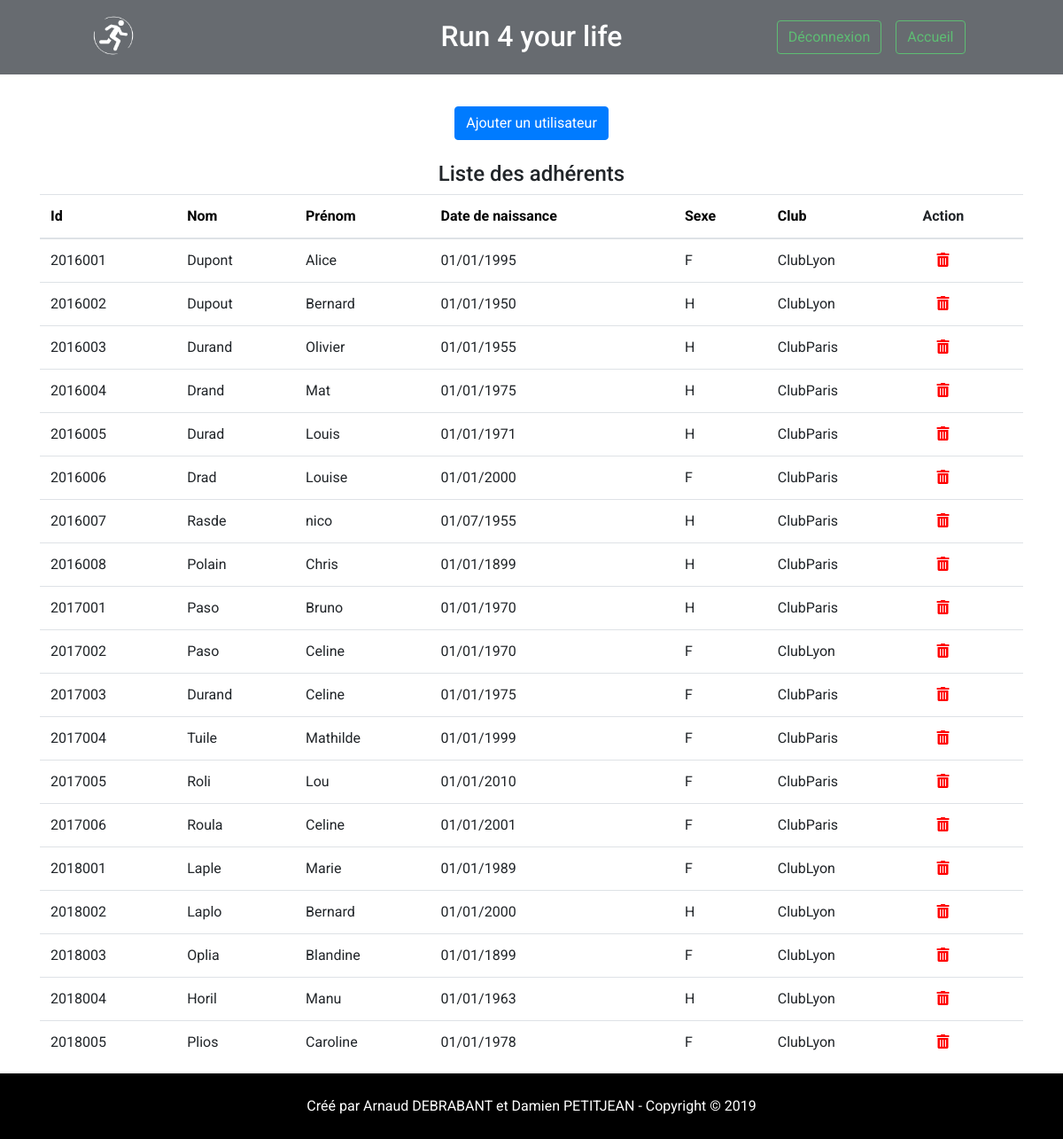
The page /adherents.php (signed in) on the database its author committed.
### tables this page shows
CREATE TABLE adherent(
    id_adherent    Int NOT NULL,
    nom            Varchar (50) NOT NULL,
    prenom         Varchar (50) NOT NULL,
    date_naissance Date,
    sexe           Varchar (20) NOT NULL,
    adresse        Varchar (200),
    date_certif_club    Date,
    club           Varchar (200),
	PRIMARY KEY (id_adherent)
);

### adherents.php (the view, shortened to what this page needs)
<?php
    include "includes/header.php";
    if(mysqli_connect_errno())
        printf("Échec de la connexion : %s", mysqli_connect_error());
    else {
        if(!empty($_GET['order']) && ($_GET['orderSec'] == $_GET['order']))
        {
            $order = mysqli_real_escape_string($connexion, $_GET['order']);
            $orderSec = $_GET['orderSec'];
            $sensGet = mysqli_real_escape_string($connexion, $_GET['sens']);
            $requete = "SELECT * FROM adherent ORDER BY " . $order . " " . $sensGet;
            if($sensGet == "DESC" && $_GET['clic'])
            {
                $sens = "ASC";
            }else if($_GET['clic']){
                $sens = "DESC";
            }else{
                $sens = $sensGet;
            }
        }else{
            $requete = "SELECT * FROM adherent";
            $order = "";
            $orderSec = "";
            $sensGet = "";
            $sens = "ASC";
        }
        $resultat = mysqli_query($connexion, $requete);
        if($resultat == FALSE)
            print "<script>alert('Échec de la requête de récupération des adhérents')</script>";
        else {
            print "
            <div class='container'>
                <div class='row mb-4'>
                    <button type=\"button\" class=\"btn btn-primary mx-auto\" data-toggle=\"modal\" data-target=\"#modalAjoutAdherent\">
                        Ajouter un utilisateur
                    </button>
                </div>
            </div>
            <section class='listeAdherents'>
                <h2 class='tabeLabel' >Liste des adhérents</h2>
                <div class='container'>
                    <table class='table'>
                        <thead>
                            <tr>
                                <th scope='col'><a id='id_adherentCol' href='?order=id_adherent&orderSec=$order&sens=$sens&clic=1'>Id</a></th>
                                <th scope='col'><a id='nomCol' href='?order=nom&orderSec=$order&sens=$sens&clic=1'>Nom</a></th>
                                <th scope='col'><a id='prenomCol' href='?order=prenom&orderSec=$order&sens=$sens&clic=1'>Prénom</a></th>
                                <th scope='col'><a id='date_naissanceCol' href='?order=date_naissance&orderSec=$order&sens=$sens&clic=1'>Date de naissance</a></th>
                                <th scope='col'><a id='sexeCol' href='?order=sexe&orderSec=$order&sens=$sens&clic=1s'>Sexe</a></th>
                                <th scope='col'><a id='clubCol' href='?order=club&orderSec=$order&sens=$sens&clic=1'>Club</a></th>
                                <th>Action</th>
                            </tr>
                        </thead>
                        <tbody>";
            while ($nuplet = mysqli_fetch_assoc($resultat))
            {
                $id = $nuplet['id_adherent'];
                $nom = $nuplet['nom'];
                $prenom = $nuplet['prenom'];
                $dateNaissance = $nuplet['date_naissance'];
                $sexe = $nuplet['sexe'];
                $nomClub = $nuplet['club'];
                print "<tr class='ligneTabClic'>
                            <td onclick=\"location.href='adherent.php?id_adherent=$id'\">$id</td>
                            <td onclick=\"location.href='adherent.php?id_adherent=$id'\">$nom</td>
                            <td onclick=\"location.href='adherent.php?id_adherent=$id'\">$prenom</td>
                            <td onclick=\"location.href='adherent.php?id_adherent=$id'\">" . date('d/m/Y', strtotime($dateNaissance)) . "</td>
                            <td onclick=\"location.href='adherent.php?id_adherent=$id'\">$sexe</td>
                            <td onclick=\"location.href='adherent.php?id_adherent=$id'\">$nomClub</td>
                            <td class='delete'>
                                <form method='GET' action='adherents.php' Onsubmit='return attention();'>
                                    <input name='delete_adherent' type='hidden' value='$id'>
                                    <input name='order' type='hidden' value='$order'>
                                    <input name='orderSec' type='hidden' value='$orderSec'>
                                    <input name='sens' type='hidden' value='$sensGet'>
                                    <input name='clic' type='hidden' value='0'>
                                    <button class='btnDeleteAdherent' type='submit'>
                                        <i class='fas fa-trash-alt'></i>
                                    </button>
                                </form>
                            </td>
                        </tr>";
            }
            print "             </tbody>
                            </table>
                        </div>
                    </section>";
        }
    }
?>
<?php include "includes/footer.php"; ?>

### includes/header.php (shortened to what this page needs)
<?php
    $page = basename($_SERVER['PHP_SELF']);
?>
<!DOCTYPE html>
<html>
    <head>
        <link rel="stylesheet" href="https://stackpath.bootstrapcdn.com/bootstrap/4.3.1/css/bootstrap.min.css">
        <link rel="stylesheet" type="text/css" href="http://localhost/projet-bdw1/style.css"/>
        <link rel="stylesheet" href="https://use.fontawesome.com/releases/v5.8.1/css/all.css">
    </head>
    <header>
        <div class="row">
            <div class="col-1"></div>
            <div class="col-1">
                <img src="http://localhost/projet-bdw1/data/logo.jpg" class="img-fluid" alt="Responsive image" height="50px">
            </div>
            <div class="col-2"></div>
            <div class="col-4 divSiteTitre">
                <h1>Run 4 your life</h1>
            </div>
            <?php
                if($page != "index.php")
                {
                    print '<div class="d-flex flex-row-reverse col-3">
                        <form method="POST" action="index.php">
                            <div class="p-2">
                                <button type="submit" class="btn btn-outline-success" id="home">Accueil</button>
                            </div>
                        </form>
                        <form method="POST" action="">
                            <div class="p-2">
                                <input type="hidden" name="logout" value="logout">
                                <button type="submit" class="btn btn-outline-success" id="logout">Déconnexion</button>
                            </div>
                        </form>';
                }else{
                    print '<div class="col-3"></div>';
                }
            ?>
            </div>
            <div class="col-1"></div>
        </div>
    </header>

### includes/footer.php (shortened to what this page needs)
        <footer>
            <p>Créé par Arnaud DEBRABANT et Damien PETITJEAN - Copyright © 2019</p>
        </footer>
    </body>
</html>

### style.css (style rules this page uses)
* { -moz-box-sizing: border-box; box-sizing: border-box; }
html { height: 100%; }
header { background-color:#343a40; padding:15px 0px 15px 0px; opacity: 0.75; position:fixed; left:0; right:0; top:0; z-index: 1; }
.img-fluid { height:50px; -webkit-filter: invert(100%); }
.divSiteTitre h1 { margin: 7px 0 0 0; color: white; text-align: center; font-size: 2rem; }
footer { width: 100%; background-color: #000; color : #fff; font-size: 16px; padding: 25px 0; text-align: center; position: absolute; bottom: 0; left: 0; right: 0 }
footer p { margin: 0; }
.tabeLabel { text-align: center; font-size: 24px; }
.listeAdherents th a { color: black; }
.ligneTabClic { cursor: pointer; }
.delete { padding-left: 28px !important; }
.delete i { color: red; }
.btnDeleteAdherent { background: none; border: none; padding: 0; }

### rows shown on the page
adherent: id_adherent "2016001", nom "Dupont", prenom "Alice", date_naissance "01/01/1995", sexe "F", club "ClubLyon"
adherent: id_adherent "2016002", nom "Dupout", prenom "Bernard", date_naissance "01/01/1950", sexe "H", club "ClubLyon"
adherent: id_adherent "2016003", nom "Durand", prenom "Olivier", date_naissance "01/01/1955", sexe "H", club "ClubParis"
adherent: id_adherent "2016004", nom "Drand", prenom "Mat", date_naissance "01/01/1975", sexe "H", club "ClubParis"
adherent: id_adherent "2016005", nom "Durad", prenom "Louis", date_naissance "01/01/1971", sexe "H", club "ClubParis"
adherent: id_adherent "2016006", nom "Drad", prenom "Louise", date_naissance "01/01/2000", sexe "F", club "ClubParis"
adherent: id_adherent "2016007", nom "Rasde", prenom "nico", date_naissance "01/07/1955", sexe "H", club "ClubParis"
adherent: id_adherent "2016008", nom "Polain", prenom "Chris", date_naissance "01/01/1899", sexe "H", club "ClubParis"
adherent: id_adherent "2017001", nom "Paso", prenom "Bruno", date_naissance "01/01/1970", sexe "H", club "ClubParis"
adherent: id_adherent "2017002", nom "Paso", prenom "Celine", date_naissance "01/01/1970", sexe "F", club "ClubLyon"
adherent: id_adherent "2017003", nom "Durand", prenom "Celine", date_naissance "01/01/1975", sexe "F", club "ClubParis"
adherent: id_adherent "2017004", nom "Tuile", prenom "Mathilde", date_naissance "01/01/1999", sexe "F", club "ClubParis"
adherent: id_adherent "2017005", nom "Roli", prenom "Lou", date_naissance "01/01/2010", sexe "F", club "ClubParis"
adherent: id_adherent "2017006", nom "Roula", prenom "Celine", date_naissance "01/01/2001", sexe "F", club "ClubParis"
adherent: id_adherent "2018001", nom "Laple", prenom "Marie", date_naissance "01/01/1989", sexe "F", club "ClubLyon"
adherent: id_adherent "2018002", nom "Laplo", prenom "Bernard", date_naissance "01/01/2000", sexe "H", club "ClubLyon"
adherent: id_adherent "2018003", nom "Oplia", prenom "Blandine", date_naissance "01/01/1899", sexe "F", club "ClubLyon"
adherent: id_adherent "2018004", nom "Horil", prenom "Manu", date_naissance "01/01/1963", sexe "H", club "ClubLyon"
adherent: id_adherent "2018005", nom "Plios", prenom "Caroline", date_naissance "01/01/1978", sexe "F", club "ClubLyon"
